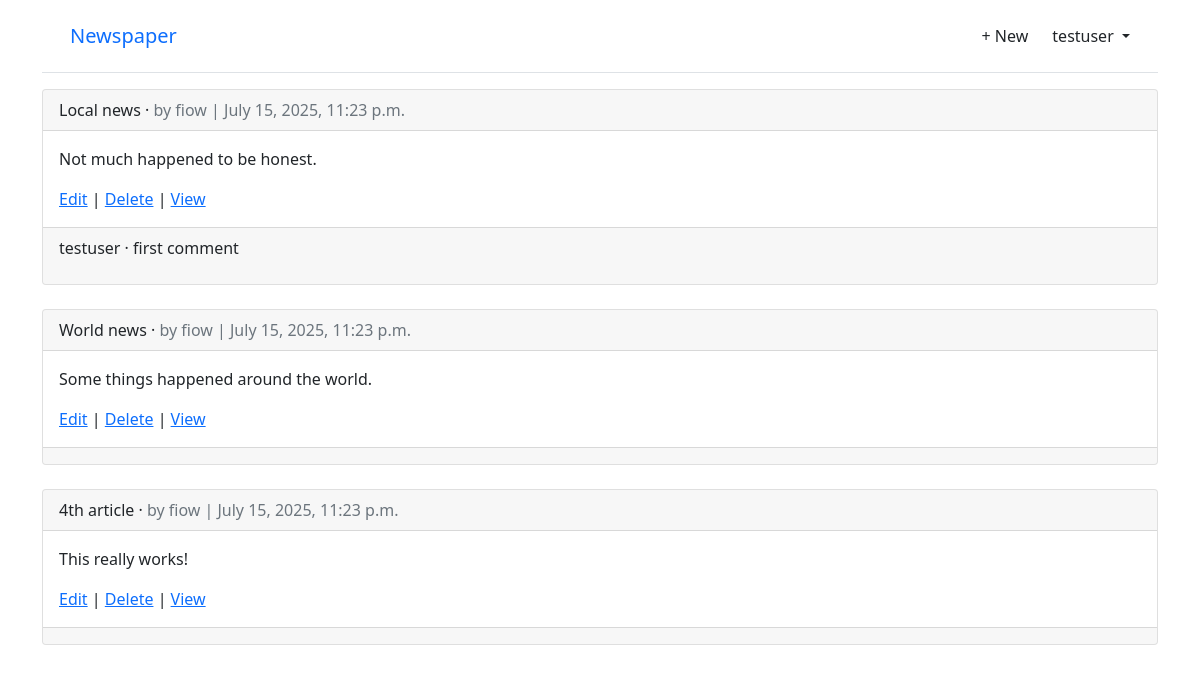
The page /newspaper/ (signed in) on the database its author committed.
### accounts/models.py (models this page shows)
class CustomUser(AbstractUser):
    age = models.PositiveIntegerField(null=True, blank=True)

### newspaper/models.py (models this page shows, shortened)
class Article(models.Model):
    title = models.CharField(max_length=255)
    body = models.TextField()
    date = models.DateTimeField(auto_now_add=True)
    author = models.ForeignKey(
        settings.AUTH_USER_MODEL,
        on_delete=models.CASCADE,
    )

class Comment(models.Model):  # new
    article = models.ForeignKey(Article, on_delete=models.CASCADE)
    comment = models.CharField(max_length=140)
    author = models.ForeignKey(
        settings.AUTH_USER_MODEL,
        on_delete=models.CASCADE,
    )
    def __str__(self):
        return self.comment

### newspaper/views.py (the view)
# urls.py: path("", views.ArticleListView.as_view(), name="article_list"),
class ArticleListView(LoginRequiredMixin, ListView):
    model = Article
    template_name = "newspaper/article_list.html"

### newspaper/templates/newspaper/article_list.html (shortened to what this page needs)
{% extends "newspaper/layout.html" %}
{% block body %}
    {% for article in article_list %}
        <div class="card">
            <div class="card-header">
                <span class="font-weight-bold">{{ article.title }}</span> &middot;
                <span class="text-muted">by {{ article.author }} |
                {{ article.date }}</span>
            </div>
            <div class="card-body">
                <p>{{ article.body }}</p>
                <a href="{% url 'newspaper:article_edit' article.pk %}">Edit</a> |
                <a href="{% url 'newspaper:article_delete' article.pk %}">Delete</a> |
                <a href="{% url 'newspaper:article_detail' article.pk %}">View</a>
            </div>
            <div class="card-footer">
                {% for comment in article.comment_set.all %}
                    <p>
                    <span class="font-weight-bold">
                        {{ comment.author }} &middot;
                    </span>
                    {{ comment }}
                    </p>
                {% endfor %}
            </div>
        </div>
        <br />
    {% endfor %}
{% endblock %}

### newspaper/templates/newspaper/layout.html (shortened to what this page needs)
<!DOCTYPE html>
<html lang="en">
    <head>
    <link href="https://cdn.jsdelivr.net/npm/bootstrap@5.1.3/dist/css/bootstrap.min.css" rel="stylesheet"
>
    </head>
    <body>
        <div class="container">
            <header class="p-3 mb-3 border-bottom">
                <div class="container">
                    <div class="d-flex flex-wrap align-items-center justify-content-between">
                        <a class="navbar-brand" href="{% url 'newspaper:article_list' %}">Newspaper</a>
                        {% if user.is_authenticated %}
                        <div class="d-flex align-items-center">
                            <a href="{% url 'newspaper:article_new' %}" class="nav-link px-2 link-dark">+ New</a>
                            <div class="dropdown text-end ms-3">
                                <a href="#" class="d-block link-dark text-decoration-none dropdown-toggle"
                                    id="dropdownUser1" data-bs-toggle="dropdown" aria-expanded="false">
                                    {{ user.username }}
                                </a>
                            </div>
                        </div>
                        {% else %}
                            <div class="text-end">
                                <a href="{% url 'login' %}" class="btn btn-outline-primary me-2">Log In</a>
                                <a href="{% url 'signup' %}" class="btn btn-primary">Sign Up</a>
                            </div>
                        {% endif %}
                    </div>
                </div>
            </header>
            <main>
                {% block body %}
                {% endblock %}
            </main>
        </div>
    </body>
</html>

### rows shown on the page
CustomUser: username "testuser"
Article: title "Local news", author "fiow", date "July 15, 2025, 11:23 p.m.", body "Not much happened to be honest."
Comment: author "testuser", comment "first comment"
Article: title "World news", author "fiow", date "July 15, 2025, 11:23 p.m.", body "Some things happened around the world."
Article: title "4th article", author "fiow", date "July 15, 2025, 11:23 p.m.", body "This really works!"
